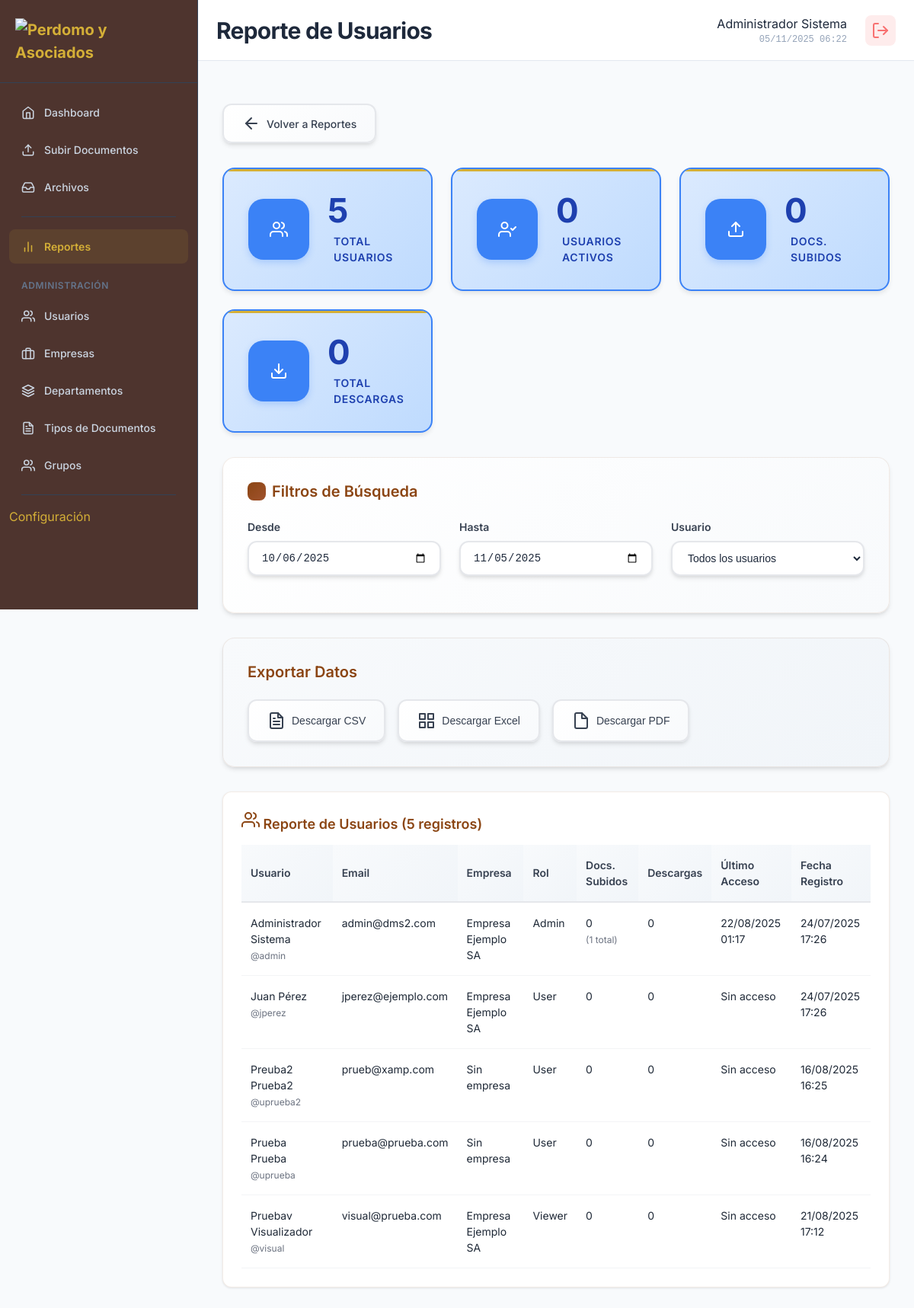
/modules/reports/user_reports.php (signed in), run on the app's committed database.
### tables this page shows
CREATE TABLE `users` (
  `id` int(11) NOT NULL,
  `username` varchar(50) NOT NULL,
  `password` varchar(255) NOT NULL,
  `email` varchar(100) NOT NULL,
  `first_name` varchar(100) NOT NULL,
  `last_name` varchar(100) NOT NULL,
  `company_id` int(11) DEFAULT NULL,
  `department_id` int(11) DEFAULT NULL,
  `group_id` int(11) DEFAULT NULL,
  `role` enum('admin','user','viewer','super_admin') DEFAULT 'user',
  `status` enum('active','inactive') DEFAULT 'active',
  `download_enabled` tinyint(1) DEFAULT 1,
  `last_login` timestamp NULL DEFAULT NULL,
  `created_at` timestamp NOT NULL DEFAULT current_timestamp(),
  `updated_at` timestamp NOT NULL DEFAULT current_timestamp() ON UPDATE current_timestamp()
);

### modules/reports/user_reports.php (the view, shortened to what the rows shown need)
<?php
require_once '../../config/session.php';
require_once '../../config/database.php';
if (!function_exists('getFullName')) {
    function getFullName()
    {
        $currentUser = SessionManager::getCurrentUser();
        if ($currentUser) {
            return trim($currentUser['first_name'] . ' ' . $currentUser['last_name']);
        }
        return 'Usuario';
    }
}
$currentUser = SessionManager::getCurrentUser();
$dateFrom = $_GET['date_from'] ?? date('Y-m-d', strtotime('-30 days'));
$dateTo = $_GET['date_to'] ?? date('Y-m-d');
$selectedUserId = $_GET['user_id'] ?? '';
function getUsers($currentUser)
{
    try {
        if ($currentUser['role'] === 'admin') {
            $query = "SELECT id, username, first_name, last_name
                      FROM users
                      WHERE status = 'active'
                      ORDER BY first_name, last_name";
            return fetchAll($query);
        }
    } catch (Exception $e) {
        error_log("Error obteniendo usuarios: " . $e->getMessage());
        return [];
    }
}
function getUsersData($currentUser, $dateFrom, $dateTo, $selectedUserId)
{
    try {
        $whereClause = "WHERE u.status = 'active'";
        $params = [];
        $query = "SELECT
                    u.id,
                    u.username,
                    u.first_name,
                    u.last_name,
                    u.email,
                    u.role,
                    u.created_at as registration_date,
                    COALESCE(c.name, 'Sin empresa') as company_name
                  FROM users u
                  LEFT JOIN companies c ON u.company_id = c.id
                  $whereClause
                  ORDER BY u.first_name, u.last_name";
        $result = fetchAll($query, $params);
        $usersData = is_array($result) ? $result : [];
        if (!empty($usersData)) {
            foreach ($usersData as $index => $user) {
                try {
                    $docsResult = fetchOne("SELECT COUNT(*) as count FROM documents WHERE user_id = ? AND created_at >= ? AND created_at <= ? AND status = 'active'",
                        [$user['id'], $dateFrom . ' 00:00:00', $dateTo . ' 23:59:59']);
                    $usersData[$index]['documents_uploaded_period'] = $docsResult['count'] ?? 0;
                } catch (Exception $e) {
                    $usersData[$index]['documents_uploaded_period'] = 0;
                }
                try {
                    $totalDocsResult = fetchOne("SELECT COUNT(*) as count FROM documents WHERE user_id = ? AND status = 'active'", [$user['id']]);
                    $usersData[$index]['total_documents'] = $totalDocsResult['count'] ?? 0;
                } catch (Exception $e) {
                    $usersData[$index]['total_documents'] = 0;
                }
                try {
                    $downloadsResult = fetchOne("SELECT COUNT(*) as count FROM activity_logs WHERE user_id = ? AND action IN ('download', 'view_document') AND created_at >= ? AND created_at <= ?",
                        [$user['id'], $dateFrom . ' 00:00:00', $dateTo . ' 23:59:59']);
                    $usersData[$index]['downloads_count'] = $downloadsResult['count'] ?? 0;
                } catch (Exception $e) {
                    $usersData[$index]['downloads_count'] = 0;
                }
                try {
                    $lastAccessResult = fetchOne("SELECT MAX(created_at) as last_access FROM activity_logs WHERE user_id = ? AND action IN ('login', 'view', 'access')", [$user['id']]);
                    if ($lastAccessResult && $lastAccessResult['last_access']) {
                        $usersData[$index]['last_access'] = $lastAccessResult['last_access'];
                    } else {
                        $usersData[$index]['last_access'] = $user['registration_date'];
                    }
                } catch (Exception $e) {
                    $usersData[$index]['last_access'] = $user['registration_date'];
                }
                try {
                    $activitiesResult = fetchOne("SELECT COUNT(*) as count FROM activity_logs WHERE user_id = ? AND created_at >= ? AND created_at <= ?",
                        [$user['id'], $dateFrom . ' 00:00:00', $dateTo . ' 23:59:59']);
                    $usersData[$index]['total_activities'] = $activitiesResult['count'] ?? 0;
                } catch (Exception $e) {
                    $usersData[$index]['total_activities'] = 0;
                }
            }
        }
        return $usersData;
    } catch (Exception $e) {
        error_log("Error obteniendo datos detallados: " . $e->getMessage());
        return [];
    }
}
$users = getUsers($currentUser);
$usersData = getUsersData($currentUser, $dateFrom, $dateTo, $selectedUserId);
?>
<!DOCTYPE html>
<html lang="es">
<head>
    <link rel="stylesheet" href="../../assets/css/main.css">
    <link rel="stylesheet" href="../../assets/css/dashboard.css">
    <link rel="stylesheet" href="../../assets/css/reports.css">
    <link rel="stylesheet" href="../../assets/css/modal.css">
</head>
<body class="dashboard-layout">
    <?php include '../../includes/sidebar.php'; ?>
    <main class="main-content">
        <header class="content-header">
            <div class="header-left">
                <h1>Reporte de Usuarios</h1>
            </div>
            <div class="header-right">
                <div class="header-info">
                    <div class="user-name-header"><?php echo htmlspecialchars(getFullName()); ?></div>
                    <div class="current-time" id="currentTime"></div>
                </div>
            </div>
        </header>
        <div class="reports-content">
            <div class="reports-table enhanced-table">
                <?php if (!empty($usersData) && is_array($usersData)): ?>
                    <div class="table-container">
                        <table class="data-table simple-users-table">
                            <thead>
                                <tr>
                                    <th>Usuario</th>
                                    <th>Email</th>
                                    <?php if ($currentUser['role'] === 'admin'): ?>
                                        <th>Empresa</th>
                                    <?php endif; ?>
                                    <th>Rol</th>
                                    <th>Docs. Subidos</th>
                                    <th>Descargas</th>
                                    <th>Último Acceso</th>
                                    <th>Fecha Registro</th>
                                </tr>
                            </thead>
                            <tbody>
                                <?php foreach ($usersData as $user): ?>
                                    <tr>
                                        <td>
                                            <?php echo htmlspecialchars($user['first_name'] . ' ' . $user['last_name']); ?>
                                            <br><small>@<?php echo htmlspecialchars($user['username']); ?></small>
                                        </td>
                                        <td>
                                            <?php echo htmlspecialchars($user['email']); ?>
                                        </td>
                                        <?php if ($currentUser['role'] === 'admin'): ?>
                                            <td>
                                                <?php echo htmlspecialchars($user['company_name'] ?? 'Sin empresa'); ?>
                                            </td>
                                        <?php endif; ?>
                                        <td>
                                            <?php echo ucfirst($user['role']); ?>
                                        </td>
                                        <td>
                                            <?php echo number_format($user['documents_uploaded_period'] ?? 0); ?>
                                            <?php if (isset($user['total_documents']) && $user['total_documents'] > 0): ?>
                                                <br><small>(<?php echo number_format($user['total_documents']); ?> total)</small>
                                            <?php endif; ?>
                                        </td>
                                        <td>
                                            <?php echo number_format($user['downloads_count'] ?? 0); ?>
                                        </td>
                                        <td>
                                            <?php if (isset($user['last_access']) && $user['last_access'] && $user['last_access'] != $user['registration_date']): ?>
                                                <?php echo date('d/m/Y H:i', strtotime($user['last_access'])); ?>
                                            <?php else: ?>
                                                Sin acceso
                                            <?php endif; ?>
                                        </td>
                                        <td>
                                            <?php echo date('d/m/Y H:i', strtotime($user['registration_date'])); ?>
                                        </td>
                                    </tr>
                                <?php endforeach; ?>
                            </tbody>
                        </table>
                    </div>
                <?php endif; ?>
            </div>
        </div>
    </main>
</body>
</html>

### data on the page
users: getFullName() "Administrador Sistema", first_name+last_name "Administrador Sistema", username "admin", email "admin@dms2.com", company_name "Empresa Ejemplo SA", role "Admin", documents_uploaded_period "0", id "1", downloads_count "0", last_access "22/08/2025 01:17", created_at "24/07/2025 17:26"
users: first_name+last_name "Juan Pérez", username "jperez", email "jperez@ejemplo.com", company_name "Empresa Ejemplo SA", role "User", documents_uploaded_period "0", downloads_count "0", shows "Sin acceso", created_at "24/07/2025 17:26"
users: first_name+last_name "Preuba2 Prueba2", username "uprueba2", email "prueb@xamp.com", company_name "Sin empresa", role "User", documents_uploaded_period "0", downloads_count "0", shows "Sin acceso", created_at "16/08/2025 16:25"
users: first_name+last_name "Prueba Prueba", username "uprueba", email "prueba@prueba.com", company_name "Sin empresa", role "User", documents_uploaded_period "0", downloads_count "0", shows "Sin acceso", created_at "16/08/2025 16:24"
users: first_name+last_name "Pruebav Visualizador", username "visual", email "visual@prueba.com", company_name "Empresa Ejemplo SA", role "Viewer", documents_uploaded_period "0", downloads_count "0", shows "Sin acceso", created_at "21/08/2025 17:12"

### other printed values
$totalUsers "5"
$activeUsers "0"
$totalDocs "0"
$totalDownloads "0"
